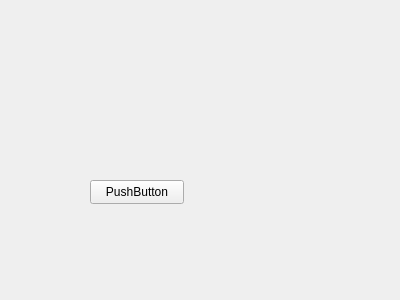
<?xml version="1.0" encoding="UTF-8"?>
<ui version="4.0">
 <class>Window</class>
 <widget class="QWidget" name="Window">
  <property name="geometry">
   <rect>
    <x>0</x>
    <y>0</y>
    <width>400</width>
    <height>300</height>
   </rect>
  </property>
  <property name="windowTitle">
   <string>Form</string>
  </property>
  <widget class="QPushButton" name="pushButton">
   <property name="geometry">
    <rect>
     <x>90</x>
     <y>180</y>
     <width>94</width>
     <height>24</height>
    </rect>
   </property>
   <property name="text">
    <string>PushButton</string>
   </property>
  </widget>
 </widget>
 <resources/>
 <connections/>
</ui>
